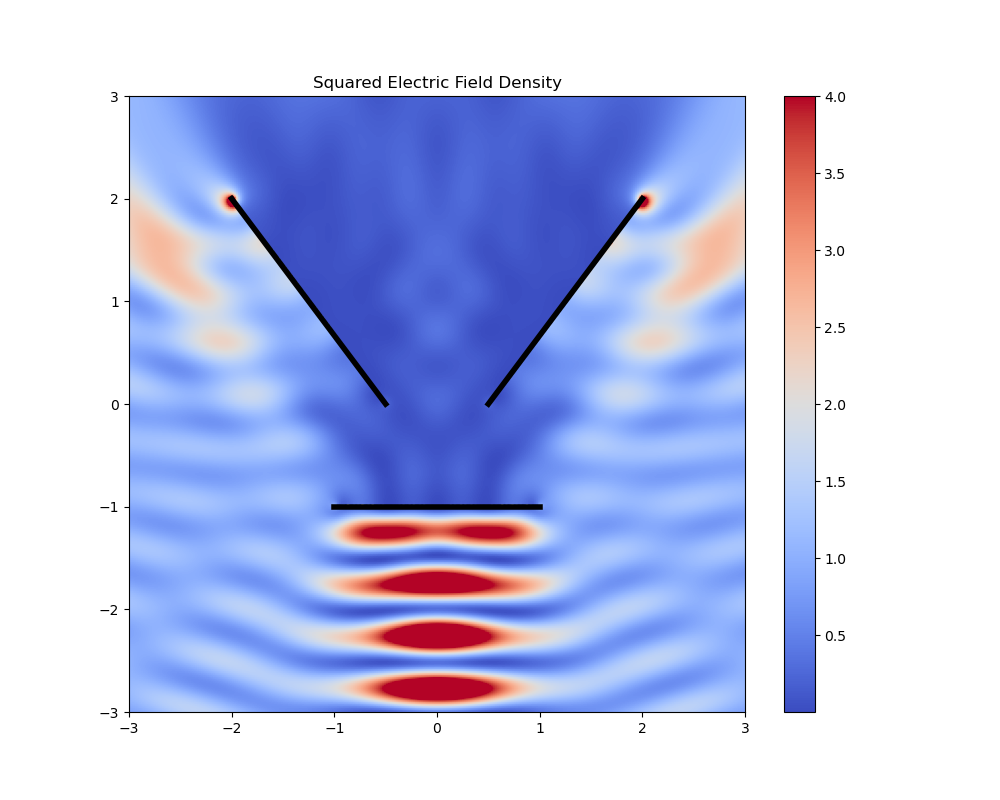

Write Python code to recreate this figure.
#!/usr/bin/env python
# coding: utf-8

# # Electromagnetic scattering from flat screens

# ### Background

# In this tutorial, we consider the scattering of an electromagnetic wave from a collection of perfectly conducting screens. The time-harmonic Maxwell equation for the electric field $\mathbf{E}$ reduces to
#
# $$
# \nabla\times\nabla\times \mathbf{E} -k^2 \mathbf{E} = 0
# $$
#
# in $\mathbb{R}^3\backslash\Gamma$, where $k:=2\pi/\lambda$ is the wavenumber, $\lambda$ is the wavelength, and $\Gamma$ denotes the screens. The electric field $\mathbf{E}$ is the sum of the incident field $\mathbf{E}^\text{inc}$ and the scattered field $\mathbf{E}^\text{s}$. Here, we use the incident field given by
#
# $$
# \mathbf{E}^\text{inc}(\mathbf{x}):=\begin{bmatrix} \mathrm{e}^{\mathrm{i}kz} & 0 & 0 \end{bmatrix},
# $$
#
# which is a wave travelling in the $z$ direction and polarised in the $x$ direction. On the screen, the tangential component $\mathbf{E}_\text{t}:=\nu\times \mathbf{E}$ must be zero. Towards infinity we impose the Silver&ndash;M&uuml;ller radiation condition
#
# $$
# \lim_{|\mathbf{x}|\rightarrow\infty} |\mathbf{x}|\left(\nabla\times \mathbf{E}^\text{s}\times\frac{\mathbf{x}}{|\mathbf{x}|}-\mathrm{i}k\mathbf{E}^\text{s}\right) = 0,
# $$
# where $\hat{\mathbf{x}}=\mathbf{x}/|\mathbf{x}|$.
#
# The scattered wave $\mathbf{E}^\text{s}$ has the representation
#
# $$
# \mathbf{E}^\text{s} = -\mathcal{E}\Lambda,
# $$
#
# where $\Lambda$ is the jump of the Neumann trace of the scattered field $\mathbf{E}^\text{s}$ across the screen. The <a href='https://bempp.com/2017/07/11/available_operators/'>Maxwell electric field potential operator</a> $\mathcal{E}$ is defined as
#
# $$
# \mathcal{E}(\mathbf{v}):=\mathrm{i}k\int_{\Gamma}g(\mathbf{x},\mathbf{y})\mathbf{v}(\mathbf{y})\mathrm{d}\mathbf{y}-
# \frac1{\mathrm{i}k}\nabla_{\mathbf{x}}\int_{\Gamma}g(\mathbf{x},\mathbf{y})(\nabla_{\Gamma}\cdot\mathbf{v})(\mathbf{y})\mathrm{d}\mathbf{y}
# $$
# with $g(\mathbf{x},\mathbf{y}):=\frac{\mathrm{e}^{\mathrm{i}k|\mathbf{x}-\mathbf{y}|}}{4\pi|\mathbf{x}-\mathbf{y}|}$.
#
# The associated boundary operator is denoted by $\mathsf{E}$. It is defined as average tangential trace of the electric field potential operator from both sides of the screen. The boundary integral equation is now
#
# $$
# \mathsf{E}\Lambda = \nu\times \mathbf{E}^\text{inc}.
# $$
# The $-$ sign is missing in comparison to the representation formula since we want to satisfy the boundary conditions for the negative incident wave so that the tangential trace of the total field is zero on the screen.
#
# More details about the mathematical background can be found in <a href='http://www.sam.math.ethz.ch/~hiptmair/Courses/CEM/BUH03.pdf' target='new'>Buffa & Hiptmair (2003)</a>.

# ### Implementation

# We start with the usual imports.

# In[1]:

import numba
import bempp.api
import numpy as np
import numba


# We next define the wavenumber of the problem.

# In[2]:


wavelength = 1
k = 2 * np.pi / wavelength


# We define the grid to be the union of three screens.

# In[3]:


corners1 = np.array([[-.5, -1, 0],
                     [-.5, 1, 0],
                     [-2, 1, 2],
                     [-2, -1, 2]])
corners2 = np.array([[.5, -1, 0],
                     [.5, 1, 0],
                     [2, 1, 2],
                     [2, -1, 2]])
corners3 = np.array([[-1, -1, -1],
                     [1, -1, -1],
                     [1, 1, -1],
                     [-1, 1, -1]])


grid1 = bempp.api.shapes.screen(corners1)
grid2 = bempp.api.shapes.screen(corners2)
grid3 = bempp.api.shapes.screen(corners3)
grid = bempp.api.grid.union([grid1, grid2, grid3])


# We define the spaces of order 0 RWG div-conforming functions and order 0 scaled N&eacute;d&eacute;lec curl-conforming functions.

# In[4]:


div_space = bempp.api.function_space(grid, "RWG", 0)
curl_space = bempp.api.function_space(grid, "SNC", 0)


# Next, we define the Maxwell electric field boundary operator and the identity operator. For Maxwell problems, the ``domain`` and ``range`` spaces should be div-conforming, while the ``dual_to_range`` space should be curl conforming.

# In[5]:


elec = bempp.api.operators.boundary.maxwell.electric_field(
    div_space, div_space, curl_space, k)
identity = bempp.api.operators.boundary.sparse.identity(
    div_space, div_space, curl_space)


# We create a grid function to represent the incident wave. In addition, we define a Python callable with the incident field, which is later used for plotting.

# In[6]:


def incident_field(x):
    return np.array([np.exp(1j * k * x[2]), 0. * x[2], 0. * x[2]])


@bempp.api.complex_callable
def tangential_trace(x, n, domain_index, result):
    incident_field = np.array([np.exp(1j * k * x[2]), 0. * x[2], 0. * x[2]])
    result[:] = np.cross(incident_field, n)


trace_fun = bempp.api.GridFunction(
    div_space, fun=tangential_trace, dual_space=curl_space)


# We use a direct LU solver to solve the system.

# In[7]:


from bempp.api.linalg import lu
lambda_data = lu(elec, trace_fun)


# Now that the solution $\mathbf{\Lambda}$ is computed, we want to plot the total field. First, we define a grid of points in the $x$-$z$ plane.

# In[8]:


nx = 300
nz = 300
extent = 3
x, y, z = np.mgrid[-extent:extent:nx * 1j,
                   0:0:1j,
                   -extent:extent:nz * 1j]
points = np.vstack((x.ravel(), y.ravel(), z.ravel()))


# We now initialise the electric field potential operator.

# In[9]:


slp_pot = bempp.api.operators.potential.maxwell.electric_field(
    div_space, points, k)


# The following commands now compute the total field by first computing the scattered field from the representation formula then adding the incident field.

# In[10]:


scattered_field_data = -slp_pot * lambda_data
incident_field_data = incident_field(points)
field_data = scattered_field_data + incident_field_data


# In electromagnetic scattering it is often useful to visualise the squared electric field density. This value is computed below.

# In[11]:


squared_field_density = np.real(np.sum(field_data * field_data.conj(), axis=0))


# Finally, we can plot everything using a simple Matplotlib plot.

# In[12]:


#get_ipython().run_line_magic('matplotlib', 'inline')
import matplotlib
from matplotlib import pylab as plt
# Adjust the figure size in IPython
matplotlib.rcParams['figure.figsize'] = (10.0, 8.0)

fig = plt.figure()
ax = fig.add_subplot(1, 1, 1)

im = ax.imshow(squared_field_density.reshape((nx, nz)).T,
               cmap='coolwarm', origin='lower',
               extent=[-extent, extent, -extent, extent], vmax=4)
ax.plot([-.5, -2], [0, 2], 'k-', linewidth=4)
ax.plot([.5, 2], [0, 2], 'k-', linewidth=4)
ax.plot([-1, 1], [-1, -1], 'k-', linewidth=4)


fig.colorbar(im, ax=ax)
_ = ax.set_title("Squared Electric Field Density")
plt.savefig("./maxwell_screen.png")